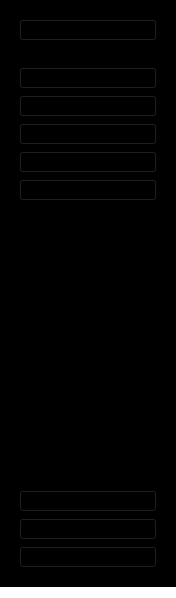
     <widget class="QWidget" name="leftMenuContainer_2" native="true">
      <property name="geometry">
       <rect>
        <x>0</x>
        <y>0</y>
        <width>176</width>
        <height>598</height>
       </rect>
      </property>
      <property name="styleSheet">
       <string notr="true">background-color:#FFF;
</string>
      </property>
      <layout class="QVBoxLayout" name="verticalLayout_5">
       <property name="leftMargin">
        <number>0</number>
       </property>
       <property name="topMargin">
        <number>0</number>
       </property>
       <property name="rightMargin">
        <number>0</number>
       </property>
       <item>
        <widget class="QWidget" name="leftMenuSubContainer_2" native="true">
         <property name="styleSheet">
          <string notr="true">background-color:rgb(0, 0, 0);</string>
         </property>
         <layout class="QVBoxLayout" name="verticalLayout_7">
          <item alignment="Qt::AlignTop">
           <widget class="QFrame" name="UserSideMenu_2">
            <property name="frameShape">
             <enum>QFrame::StyledPanel</enum>
            </property>
            <property name="frameShadow">
             <enum>QFrame::Raised</enum>
            </property>
            <layout class="QHBoxLayout" name="horizontalLayout_3">
             <item>
              <widget class="QPushButton" name="Account_2">
               <property name="toolTip">
                <string>User</string>
               </property>
               <property name="toolTipDuration">
                <number>16</number>
               </property>
               <property name="styleSheet">
                <string notr="true"/>
               </property>
               <property name="text">
                <string>Mon Compte</string>
               </property>
               <property name="icon">
                <iconset>
                 <normalon>icon/user.svg</normalon>
                </iconset>
               </property>
               <property name="iconSize">
                <size>
                 <width>20</width>
                 <height>20</height>
                </size>
               </property>
              </widget>
             </item>
            </layout>
           </widget>
          </item>
          <item alignment="Qt::AlignTop">
           <widget class="QFrame" name="MainFunctions_2">
            <property name="sizePolicy">
             <sizepolicy hsizetype="Preferred" vsizetype="Preferred">
              <horstretch>0</horstretch>
              <verstretch>0</verstretch>
             </sizepolicy>
            </property>
            <property name="frameShape">
             <enum>QFrame::StyledPanel</enum>
            </property>
            <property name="frameShadow">
             <enum>QFrame::Raised</enum>
            </property>
            <layout class="QVBoxLayout" name="verticalLayout_8">
             <item>
              <widget class="QPushButton" name="HomeBtn_2">
               <property name="toolTip">
                <string>Home</string>
               </property>
               <property name="text">
                <string>Accueil</string>
               </property>
               <property name="icon">
                <iconset>
                 <normaloff>icon/home.svg</normaloff>
                 <normalon>icon/home.svg</normalon>icon/home.svg</iconset>
               </property>
               <property name="iconSize">
                <size>
                 <width>20</width>
                 <height>20</height>
                </size>
               </property>
              </widget>
             </item>
             <item>
              <widget class="QPushButton" name="DataBtn_2">
               <property name="toolTip">
                <string>Data</string>
               </property>
               <property name="text">
                <string>Données</string>
               </property>
               <property name="icon">
                <iconset>
                 <normaloff>icon/database.svg</normaloff>
                 <normalon>icon/database.svg</normalon>icon/database.svg</iconset>
               </property>
               <property name="iconSize">
                <size>
                 <width>20</width>
                 <height>20</height>
                </size>
               </property>
              </widget>
             </item>
             <item>
              <widget class="QPushButton" name="addeq_2">
               <property name="styleSheet">
                <string notr="true">font: 75 9pt &quot;MS Shell Dlg 2&quot;;</string>
               </property>
               <property name="text">
                <string>ajouter client</string>
               </property>
               <property name="icon">
                <iconset>
                 <normaloff>icon/plus.svg</normaloff>icon/plus.svg</iconset>
               </property>
               <property name="iconSize">
                <size>
                 <width>20</width>
                 <height>20</height>
                </size>
               </property>
              </widget>
             </item>
             <item>
              <widget class="QPushButton" name="PdfBtn_2">
               <property name="toolTip">
                <string>Pdf</string>
               </property>
               <property name="text">
                <string>Generer PDF</string>
               </property>
               <property name="icon">
                <iconset>
                 <normaloff>icon/printer.svg</normaloff>
                 <normalon>icon/printer.svg</normalon>icon/printer.svg</iconset>
               </property>
               <property name="iconSize">
                <size>
                 <width>20</width>
                 <height>20</height>
                </size>
               </property>
              </widget>
             </item>
             <item>
              <widget class="QPushButton" name="mailing">
               <property name="toolTip">
                <string>Pdf</string>
               </property>
               <property name="text">
                <string>Mailing</string>
               </property>
               <property name="icon">
                <iconset>
                 <normaloff>icon/mail.svg</normaloff>icon/mail.svg</iconset>
               </property>
               <property name="iconSize">
                <size>
                 <width>20</width>
                 <height>20</height>
                </size>
               </property>
              </widget>
             </item>
             <item>
              <spacer name="verticalSpacer_8">
               <property name="orientation">
                <enum>Qt::Vertical</enum>
               </property>
               <property name="sizeHint" stdset="0">
                <size>
                 <width>20</width>
                 <height>40</height>
                </size>
               </property>
              </spacer>
             </item>
             <item>
              <spacer name="verticalSpacer_9">
               <property name="orientation">
                <enum>Qt::Vertical</enum>
               </property>
               <property name="sizeHint" stdset="0">
                <size>
                 <width>20</width>
                 <height>40</height>
                </size>
               </property>
              </spacer>
             </item>
             <item>
              <spacer name="verticalSpacer_10">
               <property name="orientation">
                <enum>Qt::Vertical</enum>
               </property>
               <property name="sizeHint" stdset="0">
                <size>
                 <width>20</width>
                 <height>40</height>
                </size>
               </property>
              </spacer>
             </item>
             <item>
              <spacer name="verticalSpacer_11">
               <property name="orientation">
                <enum>Qt::Vertical</enum>
               </property>
               <property name="sizeHint" stdset="0">
                <size>
                 <width>20</width>
                 <height>40</height>
                </size>
               </property>
              </spacer>
             </item>
             <item>
              <spacer name="verticalSpacer_12">
               <property name="orientation">
                <enum>Qt::Vertical</enum>
               </property>
               <property name="sizeHint" stdset="0">
                <size>
                 <width>20</width>
                 <height>40</height>
                </size>
               </property>
              </spacer>
             </item>
             <item>
              <spacer name="verticalSpacer_13">
               <property name="orientation">
                <enum>Qt::Vertical</enum>
               </property>
               <property name="sizeHint" stdset="0">
                <size>
                 <width>20</width>
                 <height>40</height>
                </size>
               </property>
              </spacer>
             </item>
             <item>
              <spacer name="verticalSpacer_14">
               <property name="orientation">
                <enum>Qt::Vertical</enum>
               </property>
               <property name="sizeHint" stdset="0">
                <size>
                 <width>20</width>
                 <height>40</height>
                </size>
               </property>
              </spacer>
             </item>
            </layout>
           </widget>
          </item>
          <item alignment="Qt::AlignBottom">
           <widget class="QFrame" name="AppFunction_2">
            <property name="frameShape">
             <enum>QFrame::StyledPanel</enum>
            </property>
            <property name="frameShadow">
             <enum>QFrame::Raised</enum>
            </property>
            <layout class="QVBoxLayout" name="verticalLayout_9">
             <item>
              <widget class="QPushButton" name="SettingsBtn_2">
               <property name="toolTip">
                <string>Settings</string>
               </property>
               <property name="text">
                <string>Options</string>
               </property>
               <property name="icon">
                <iconset>
                 <normaloff>icon/settings.svg</normaloff>
                 <disabledoff>icon/settings.svg</disabledoff>icon/settings.svg</iconset>
               </property>
               <property name="iconSize">
                <size>
                 <width>20</width>
                 <height>20</height>
                </size>
               </property>
              </widget>
             </item>
             <item>
              <widget class="QPushButton" name="HelpBtn_2">
               <property name="toolTip">
                <string>Help</string>
               </property>
               <property name="text">
                <string>Aide</string>
               </property>
               <property name="icon">
                <iconset>
                 <normaloff>icon/help-circle.svg</normaloff>
                 <normalon>icon/help-circle.svg</normalon>icon/help-circle.svg</iconset>
               </property>
               <property name="iconSize">
                <size>
                 <width>20</width>
                 <height>20</height>
                </size>
               </property>
              </widget>
             </item>
             <item>
              <widget class="QPushButton" name="LogoutBtn_2">
               <property name="toolTip">
                <string>Logout</string>
               </property>
               <property name="text">
                <string>Deconnecter</string>
               </property>
               <property name="icon">
                <iconset>
                 <normaloff>icon/log-out.svg</normaloff>
                 <normalon>icon/log-out.svg</normalon>icon/log-out.svg</iconset>
               </property>
               <property name="iconSize">
                <size>
                 <width>20</width>
                 <height>20</height>
                </size>
               </property>
              </widget>
             </item>
            </layout>
           </widget>
          </item>
         </layout>
        </widget>
       </item>
      </layout>
     </widget>
